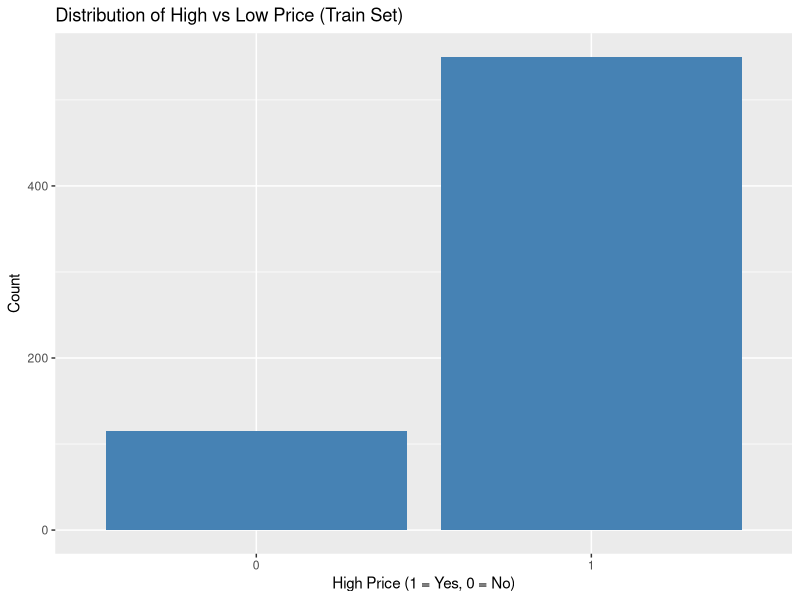
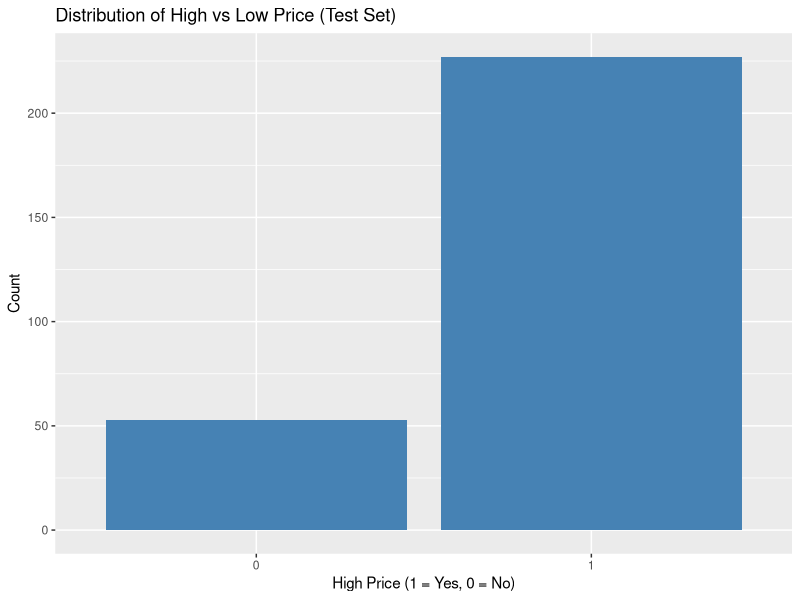
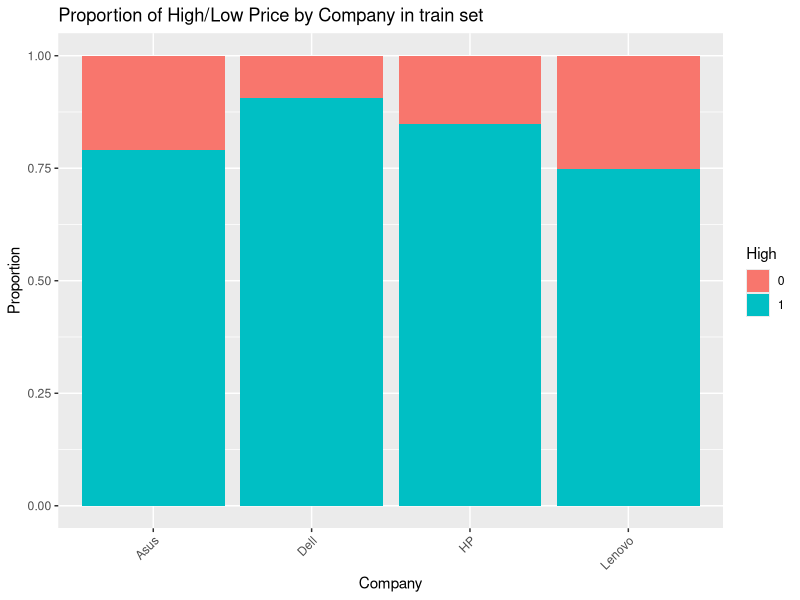
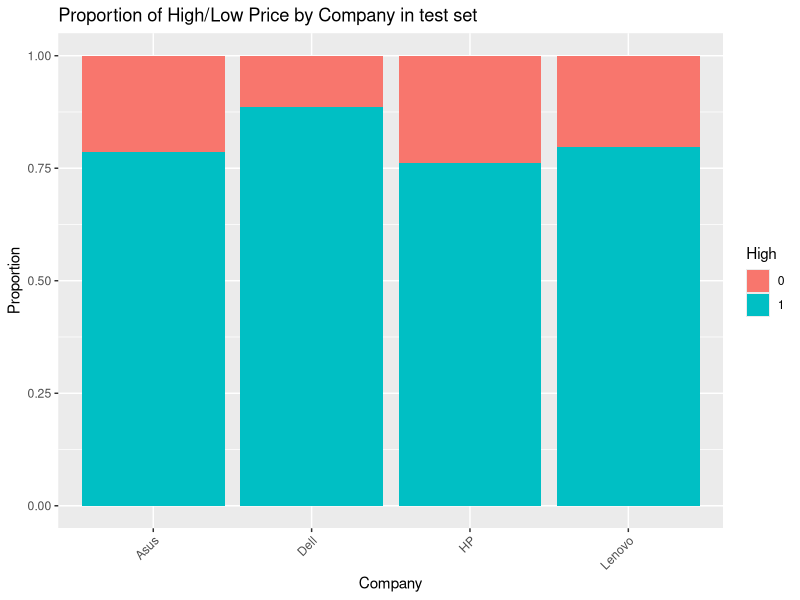
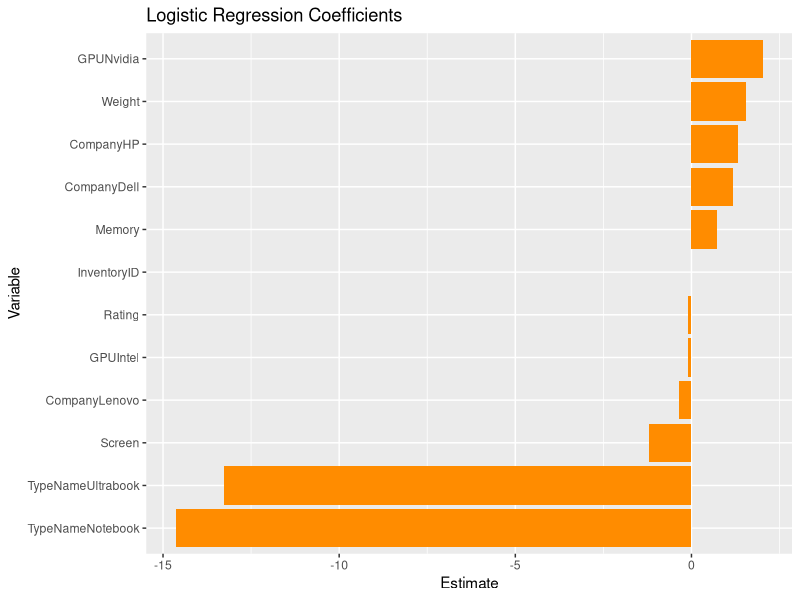
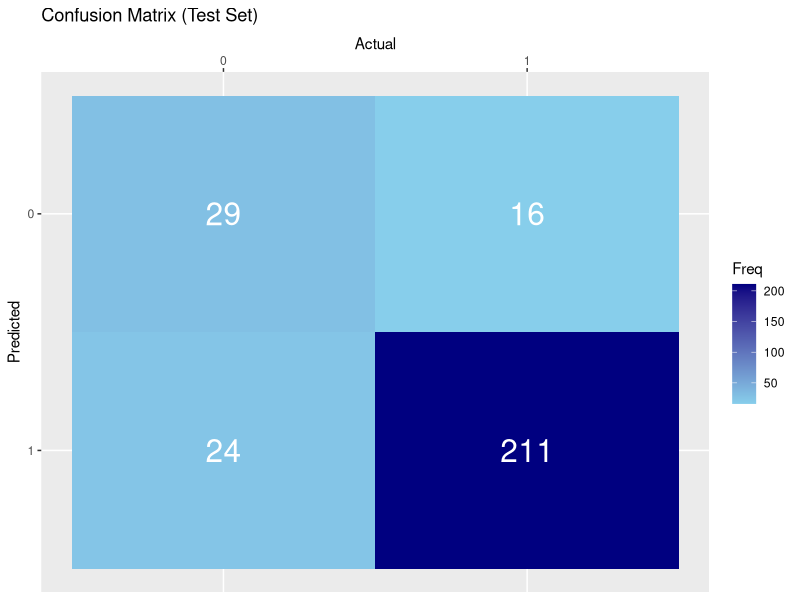

Reproduce these figures in R, in order.
## ---- chunk 1
knitr::opts_chunk$set(echo = TRUE)
## ---- chunk 2
library(readr)
library(dplyr)
library(ggplot2)
## ---- chunk 3
# NOTE: Data files must be in a 'Data' subdirectory relative to this R Markdown file
# Expected structure:
#   - prob4.Rmd
#   - Data/
#     |- laptop_train.csv
#     |- laptop_test.csv
setwd(dirname(rstudioapi::getSourceEditorContext()$path))

# Verify working directory
getwd()

# Read CSV files using relative paths
df_train <- read_csv("Data/laptop_train.csv")
df_test <- read_csv("Data/laptop_test.csv")
## ---- chunk 4
head(df_train)
## ---- chunk 5
head(df_test)
## ---- chunk 6
# We want to know the dimensions of our dataset. 
dim(df_train) # there are 9 features and 665 observations
dim(df_test)  # there are 9 features and 280 observations
## ---- chunk 7
str(df_train) # structure (variable types, first few entries)
str(df_test)  # structure (variable types, first few entries)
## ---- chunk 8
summary(df_train) # summary statistics by column
summary(df_test)  # summary statistics by column
## ---- chunk 9
colSums(is.na(df_train))   # number of NAs per column
anyNA(df_train)            # check if dataset has any missing values
## ---- chunk 10
# Add binary column 'high' to training and test datasets
df_train <- df_train %>%
  mutate(high = ifelse(Price >= 500, 1, 0))

df_test <- df_test %>%
  mutate(high = ifelse(Price >= 500, 1, 0))

# Check the distribution of the new binary variable in training set
table(df_train$high)
prop.table(table(df_train$high))

# Check distribution in test set
table(df_test$high)
prop.table(table(df_test$high))
## ---- chunk 11
# Bar plot of high/low price distribution in training set
ggplot(df_train, aes(factor(high))) +
  geom_bar(fill = "steelblue") +
  labs(title = "Distribution of High vs Low Price (Train Set)",
       x = "High Price (1 = Yes, 0 = No)", y = "Count")
## ---- chunk 12
# Bar plot of high/low price distribution in test set
ggplot(df_test, aes(factor(high))) +
  geom_bar(fill = "steelblue") +
  labs(title = "Distribution of High vs Low Price (Test Set)",
       x = "High Price (1 = Yes, 0 = No)", y = "Count")
## ---- chunk 13
# Bar plot: Company vs High/Low Price in training set

ggplot(df_train, aes(x = Company, fill = factor(high))) +
  geom_bar(position = "fill") +
  labs(title = "Proportion of High/Low Price by Company in train set", y = "Proportion", fill = "High") +
  theme(axis.text.x = element_text(angle = 45, hjust = 1))
## ---- chunk 14
# Bar plot: Company vs High/Low in test set
ggplot(df_test, aes(x = Company, fill = factor(high))) +
  geom_bar(position = "fill") +
  labs(title = "Proportion of High/Low Price by Company in test set", y = "Proportion", fill = "High") +
  theme(axis.text.x = element_text(angle = 45, hjust = 1))
## ---- chunk 15
# Build logistic regression model
# Dependent variable: 'high' (binary outcome: 1 = high price, 0 = low price)
# Independent variables: InventoryID, Company, TypeName, GPU, Screen, Memory,
# Weight, Rating
# We include all predictors in the model without performing variable selection
# Build logistic regression model
logistic_model <- glm(high ~ InventoryID + Company + TypeName + GPU + Screen +
                    Memory + Weight + Rating,
                    data = df_train,
                    family = "binomial")

# Show model summary
# This outputs coefficient estimates, significance levels,
# and model fit statistics
summary(logistic_model)
## ---- chunk 16
# Which variables are significant in predicting the probability of a
# price's being high? Variables with p-values less than 0.05 are considered
# statistically significant
significant_vars <- summary(logistic_model)$coefficients
significant_vars[significant_vars[,4] < 0.05, ]
## ---- chunk 17
# Visualize model coefficients (excluding intercept)
# This horizontal bar plot shows the estimated coefficients from the logistic regression model (excluding the intercept).
# Each bar represents a variable, and the length and direction indicate the effect size and sign.
# Bars are colored dark orange for better visibility.
coefs_df <- as.data.frame(summary(logistic_model)$coefficients)
coefs_df$Variable <- rownames(coefs_df)
coefs_df <- coefs_df[coefs_df$Variable != "(Intercept)", ]

ggplot(coefs_df, aes(x = reorder(Variable, Estimate), y = Estimate)) +
  geom_bar(stat = "identity", fill = "darkorange") +
  coord_flip() +
  labs(title = "Logistic Regression Coefficients", x = "Variable", y = "Estimate")
## ---- chunk 18
# Create a new observation
new_laptop <- data.frame(
  InventoryID = 4096,
  Company = "Lenovo",
  TypeName = "Ultrabook",
  GPU = "Intel",
  Screen = 8,
  Memory = 8,
  Weight = 4.2,
  Rating = 7
)

# Show the equation for probability:
# pr(high = 1) = 1 / (1 + exp(-(B0 + B1*InventoryID + ... + B7*Rating)))
coefs <- coef(logistic_model)
coefs

# Calculate logit (Z) manually
Z <- coefs["(Intercept)"] +
     coefs["InventoryID"] * new_laptop$InventoryID +
     coefs[paste0("Company", new_laptop$Company)] +
     coefs[paste0("TypeName", new_laptop$TypeName)] +
     coefs[paste0("GPU", new_laptop$GPU)] +
     coefs["Screen"] * new_laptop$Screen +
     coefs["Memory"] * new_laptop$Memory +
     coefs["Weight"] * new_laptop$Weight +
     coefs["Rating"] * new_laptop$Rating

# Calculate probability
prob <- 1 / (1 + exp(-Z))
print(paste("Predicted probability (manual):", round(prob, 4)))

# Or use predict()
prob_predict <- predict(logistic_model, newdata = new_laptop, type = "response")
print(paste("Predicted probability (predict):", round(prob_predict, 4)))
## ---- chunk 19
# Generate predictions on test set
test_predictions <- predict(logistic_model, newdata = df_test, type = "response")

# Convert probabilities to binary predictions using 0.5 cutoff
predicted_classes <- ifelse(test_predictions >= 0.5, 1, 0)

# Calculate accuracy
accuracy <- mean(predicted_classes == df_test$high)

# Create confusion matrix
conf_matrix <- table(Predicted = predicted_classes, Actual = df_test$high)

# Display results
print("Confusion Matrix:")
print(conf_matrix)
print(paste("Accuracy:", round(accuracy * 100, 2), "%"))
## ---- chunk 20
# Visualize confusion matrix as heatmap
# This heatmap shows the confusion matrix for the test set predictions.
# The fill color (from sky blue to navy) indicates the number of laptops in each cell (Predicted vs Actual).
# The white text shows the count in each cell.
library(reshape2)
cm_df <- as.data.frame(conf_matrix)
colnames(cm_df) <- c("Predicted", "Actual", "Freq")
cm_df$Predicted <- factor(cm_df$Predicted, levels = c(1, 0))
cm_df$Actual <- factor(cm_df$Actual, levels = c(0, 1))

ggplot(cm_df, aes(x = Actual, y = Predicted, fill = Freq)) +
  geom_tile() +
  geom_text(aes(label = Freq), color = "white", size = 8) +
  scale_fill_gradient(low = "skyblue", high = "navy") +
  labs(
    title = "Confusion Matrix (Test Set)",
    x = "Actual",
    y = "Predicted"
  ) +
  scale_x_discrete(position = "top") # Put Actual labels on top to match table
